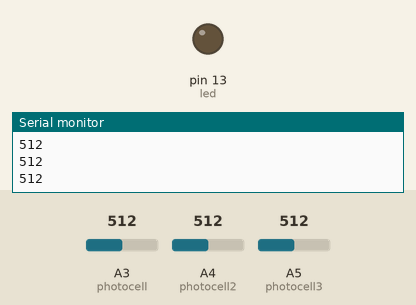
Recording of a sketch running on a simulated Arduino Uno, built with avr-gcc and run on an emulated ATmega328P. Parts: output pins drawn as LEDs (lit = HIGH), the last lines printed to the serial monitor. The inputs (shaded band) are chosen by the test bench; at power-on: A4 (photocell2) = 512, A3 (photocell) = 512, A5 (photocell3) = 512.

Above: at 1.2 s.
1.3 s: A4 (photocell2) set to 935
2.8 s: A4 (photocell2) set to 968
At 3.3 s:
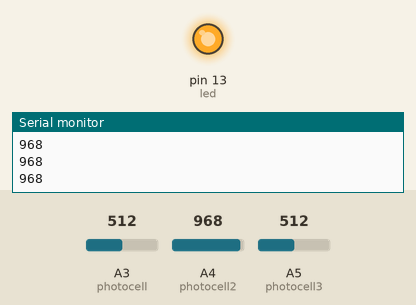
4.3 s: A4 (photocell2) set to 940
At 5.5 s:
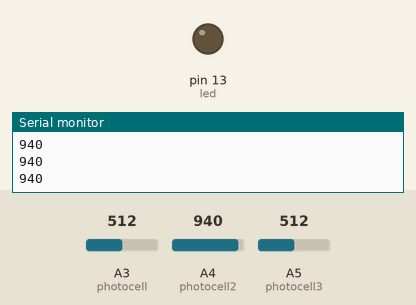
5.8 s: A4 (photocell2) set to 960
At 6.9 s:
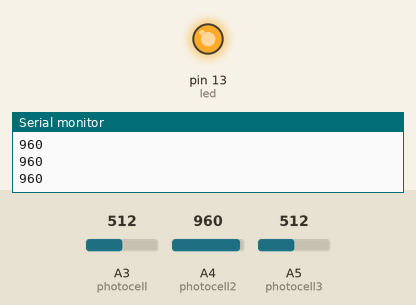
Timing chart, 0 to 8.3 s (numbered marks = the images above; inputs shaded):
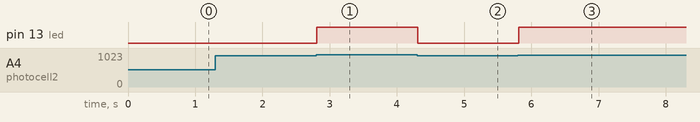

Measured:
- the behaviour switches between 950 and 951 on A4 (photocell2) (found by bisection; images 0 and 1)
- after the input at 2.8 s, pin 13 (led): LOW → HIGH at once
- after the input at 4.3 s, pin 13 (led): HIGH → LOW at once
- after the input at 5.8 s, pin 13 (led): LOW → HIGH at once

The sketch:

Goal.ino
```cpp
int photocell = A3;
int photocell2 = A4;
int photocell3 = A5;
int led = 13;

void setup() {
  // put your setup code here, to run once:
  pinMode(photocell, INPUT);
  pinMode(led, OUTPUT);
  Serial.begin(9600);
}

void loop() {
  //delay(500);
  int photocellValue = analogRead(photocell);
  int photocellValue2 = analogRead(photocell2);
  int photocellValue3 = analogRead(photocell3);
  Serial.println(analogRead(photocell2));

  if (photocellValue > 850 || photocellValue2 > 950 || photocellValue3 > 860) {
    digitalWrite(led, HIGH);
  } else {
    digitalWrite(led, LOW);
  }

}
```
